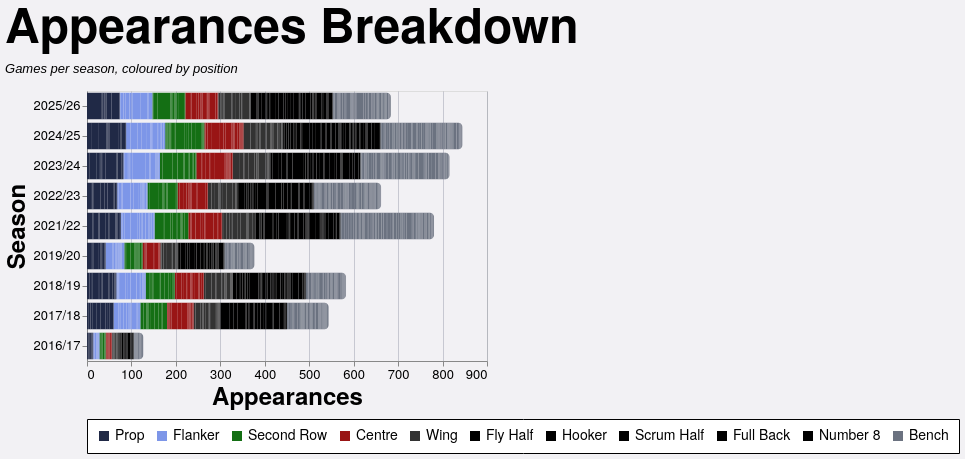

The Vega-Lite source for this figure:
### Vega-Lite specification from a JSON file in a GitHub repository (floating-point values rounded to 4 significant figures; data arrays with more than 128 entries replaced by an {"elided": "..."} marker saying what was removed)
{"config": {"axis": {"labelFont": "PT Sans Narrow, Helvetica Neue, Helvetica, Arial, sans-serif", "titleFont": "PT Sans Narrow, Helvetica Neue, Helvetica, Arial, sans-serif", "labelFontSize": 13, "titleFontSize": 24, "gridColor": "#202947", "gridOpacity": 0.2, "zindex": 1}, "text": {"font": "Lato, sans-serif"}, "bar": {"cornerRadiusEnd": 5}, "header": {"labelFont": "PT Sans Narrow, Helvetica Neue, Helvetica, Arial, sans-serif", "titleFont": "PT Sans Narrow, Helvetica Neue, Helvetica, Arial, sans-serif", "labelFontSize": 24, "titleFontSize": 28, "labelFontWeight": "bold", "orient": "left"}, "legend": {"labelFont": "PT Sans Narrow, Helvetica Neue, Helvetica, Arial, sans-serif", "titleFont": "PT Sans Narrow, Helvetica Neue, Helvetica, Arial, sans-serif", "labelFontSize": 14, "titleFontSize": 16, "titlePadding": 5, "fillColor": "white", "strokeColor": "black", "padding": 10, "titleFontWeight": "lighter", "titleFontStyle": "italic", "titleColor": "gray", "offset": 10}, "title": {"font": "PT Sans Narrow, Helvetica Neue, Helvetica, Arial, sans-serif", "fontSize": 48, "fontWeight": "bold", "anchor": "start", "align": "center", "titlePadding": 20, "subtitlePadding": 10, "subtitleFontSize": 13, "subtitleColor": "", "subtitleFontStyle": "italic", "offset": 15, "color": "black"}, "axisX": {"labelAngle": 0}, "facet": {"title": null, "header": null, "align": {"row": "each", "column": "each"}}, "resolve": {"scale": {"y": "independent", "facet": "independent"}}, "background": "#f2f1f4", "scale": {"offsetBandPaddingOuter": 0.2, "offsetBandPaddingInner": 0.1}}, "data": {"name": "data-67fd255cf6602e51cdc664a364aaf65e"}, "mark": {"type": "bar"}, "encoding": {"color": {"field": "color_value", "legend": {"orient": "bottom", "title": null}, "scale": {"domain": ["Prop", "Flanker", "Second Row", "Centre", "Wing", "Fly Half", "Hooker", "Scrum Half", "Full Back", "Number 8", "Bench"], "range": ["#202946", "#7d96e8", "#146f14", "#991515", "#333333", "#000000", "#000000", "#000000", "#000000", "#000000", "#6b7280"]}, "type": "nominal"}, "order": {"field": "stack_order", "type": "quantitative"}, "tooltip": [{"field": "player", "title": "Player", "type": "nominal"}, {"field": "season", "title": "Season", "type": "nominal"}, {"field": "color_value", "title": "Position", "type": "nominal"}, {"aggregate": "sum", "field": "apps", "title": "Appearances", "type": "quantitative"}], "x": {"aggregate": "sum", "field": "apps", "title": "Appearances", "type": "quantitative"}, "y": {"field": "season", "sort": {"field": "season_sort", "op": "max", "order": "descending"}, "title": "Season", "type": "nominal"}}, "height": {"step": 30}, "title": {"text": "Appearances Breakdown", "subtitle": "Games per season, coloured by position"}, "width": 400, "$schema": "https://vega.github.io/schema/vega-lite/v5.20.1.json", "datasets": {"data-67fd255cf6602e51cdc664a364aaf65e": {"elided": "2502 records"}}}
